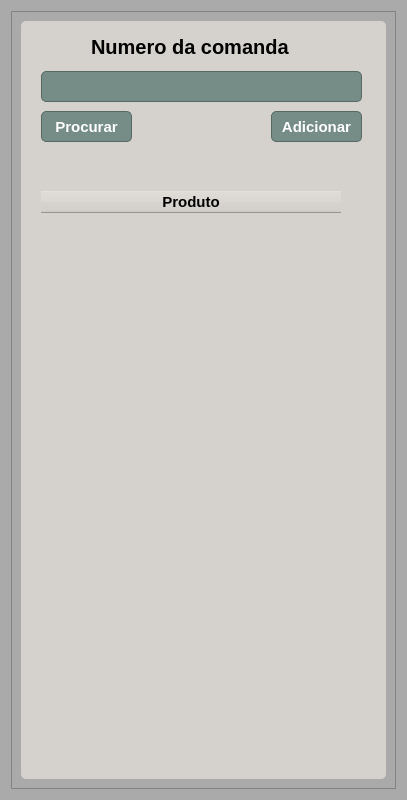
<?xml version="1.0" encoding="UTF-8"?>
<ui version="4.0">
 <class>Form</class>
 <widget class="QWidget" name="Form">
  <property name="geometry">
   <rect>
    <x>0</x>
    <y>0</y>
    <width>407</width>
    <height>800</height>
   </rect>
  </property>
  <property name="windowTitle">
   <string>Form</string>
  </property>
  <property name="styleSheet">
   <string notr="true">background-color: rgb(170, 170, 170);

</string>
  </property>
  <layout class="QHBoxLayout" name="horizontalLayout">
   <item>
    <widget class="QFrame" name="frame">
     <property name="frameShape">
      <enum>QFrame::StyledPanel</enum>
     </property>
     <property name="frameShadow">
      <enum>QFrame::Raised</enum>
     </property>
     <layout class="QHBoxLayout" name="horizontalLayout_2">
      <item>
       <widget class="QFrame" name="frame_2">
        <property name="styleSheet">
         <string notr="true">background-color: rgb(213, 209, 204);

border-radius:5px;
border:0px solid #566963;


</string>
        </property>
        <property name="frameShape">
         <enum>QFrame::StyledPanel</enum>
        </property>
        <property name="frameShadow">
         <enum>QFrame::Raised</enum>
        </property>
        <widget class="QLabel" name="label">
         <property name="geometry">
          <rect>
           <x>70</x>
           <y>10</y>
           <width>211</width>
           <height>31</height>
          </rect>
         </property>
         <property name="font">
          <font>
           <pointsize>15</pointsize>
           <weight>75</weight>
           <bold>true</bold>
          </font>
         </property>
         <property name="text">
          <string>Numero da comanda</string>
         </property>
        </widget>
        <widget class="QLineEdit" name="lineEdit">
         <property name="geometry">
          <rect>
           <x>20</x>
           <y>50</y>
           <width>321</width>
           <height>31</height>
          </rect>
         </property>
         <property name="font">
          <font>
           <family>Arial</family>
           <pointsize>-1</pointsize>
           <weight>75</weight>
           <bold>true</bold>
           <underline>false</underline>
           <strikeout>false</strikeout>
          </font>
         </property>
         <property name="styleSheet">
          <string notr="true">
QLineEdit{
	background-color: rgb(126, 126, 126);

	box-shadow:inset 0px 1px 3px 0px #91b8b3;
	background:linear-gradient(to bottom, #768d87 5%, #6c7c7c 100%);
	background-color:#768d87;
	border-radius:5px;
	border:1px solid #566963;
	display:inline-block;
	cursor:pointer;
	color:#ffffff;
	font-family:Arial;
	font-size:15px;
	font-weight:bold;
	padding:1px 3px;
	text-decoration:none;
	text-shadow:0px -1px 0px #2b665e;
}

QLineEdit:hover {
	background:linear-gradient(to bottom, #6c7c7c 5%, #768d87 100%);
	background-color:#6c7c7c;
}</string>
         </property>
        </widget>
        <widget class="QPushButton" name="pushButton">
         <property name="geometry">
          <rect>
           <x>20</x>
           <y>90</y>
           <width>91</width>
           <height>31</height>
          </rect>
         </property>
         <property name="styleSheet">
          <string notr="true">QPushButton {
	box-shadow:inset 0px 1px 3px 0px #91b8b3;
	background:linear-gradient(to bottom, #768d87 5%, #6c7c7c 100%);
	background-color:#768d87;
	border-radius:5px;
	border:1px solid #566963;
	display:inline-block;
	cursor:pointer;
	color:#ffffff;
	font-family:Arial;
	font-size:15px;
	font-weight:bold;
	padding:8px 8px;
	text-decoration:none;
	text-shadow:0px -1px 0px #2b665e;
}
QPushButton:hover {
	background:linear-gradient(to bottom, #6c7c7c 5%, #768d87 100%);
	background-color:#6c7c7c;
}
QPushButton:active {
	position:relative;
	top:1px;
}
</string>
         </property>
         <property name="text">
          <string>Procurar</string>
         </property>
        </widget>
        <widget class="QPushButton" name="pushButton_5">
         <property name="geometry">
          <rect>
           <x>250</x>
           <y>90</y>
           <width>91</width>
           <height>31</height>
          </rect>
         </property>
         <property name="styleSheet">
          <string notr="true">QPushButton {
	box-shadow:inset 0px 1px 3px 0px #91b8b3;
	background:linear-gradient(to bottom, #768d87 5%, #6c7c7c 100%);
	background-color:#768d87;
	border-radius:5px;
	border:1px solid #566963;
	display:inline-block;
	cursor:pointer;
	color:#ffffff;
	font-family:Arial;
	font-size:15px;
	font-weight:bold;
	padding:8px 8px;
	text-decoration:none;
	text-shadow:0px -1px 0px #2b665e;
}
QPushButton:hover {
	background:linear-gradient(to bottom, #6c7c7c 5%, #768d87 100%);
	background-color:#6c7c7c;
}
QPushButton:active {
	position:relative;
	top:1px;
}
</string>
         </property>
         <property name="text">
          <string>Adicionar</string>
         </property>
        </widget>
        <widget class="QLabel" name="label_11">
         <property name="geometry">
          <rect>
           <x>20</x>
           <y>130</y>
           <width>301</width>
           <height>21</height>
          </rect>
         </property>
         <property name="font">
          <font>
           <pointsize>13</pointsize>
           <weight>50</weight>
           <bold>false</bold>
          </font>
         </property>
         <property name="styleSheet">
          <string notr="true">color: rgb(255, 0, 0);</string>
         </property>
         <property name="text">
          <string/>
         </property>
        </widget>
        <widget class="QTableWidget" name="tableWidget_2">
         <property name="geometry">
          <rect>
           <x>20</x>
           <y>170</y>
           <width>321</width>
           <height>571</height>
          </rect>
         </property>
         <property name="font">
          <font>
           <pointsize>11</pointsize>
          </font>
         </property>
         <property name="styleSheet">
          <string notr="true">background-color: rgb(213, 209, 204);
border-radius:5px;
border:0px solid #566963;
</string>
         </property>
         <property name="autoScrollMargin">
          <number>16</number>
         </property>
         <attribute name="horizontalHeaderMinimumSectionSize">
          <number>39</number>
         </attribute>
         <attribute name="horizontalHeaderDefaultSectionSize">
          <number>300</number>
         </attribute>
         <column>
          <property name="text">
           <string>Produto</string>
          </property>
          <property name="font">
           <font>
            <pointsize>11</pointsize>
            <weight>75</weight>
            <bold>true</bold>
           </font>
          </property>
          <property name="textAlignment">
           <set>AlignCenter</set>
          </property>
          <property name="background">
           <color>
            <red>255</red>
            <green>255</green>
            <blue>255</blue>
           </color>
          </property>
          <property name="foreground">
           <brush brushstyle="NoBrush">
            <color alpha="255">
             <red>0</red>
             <green>25</green>
             <blue>0</blue>
            </color>
           </brush>
          </property>
         </column>
        </widget>
       </widget>
      </item>
     </layout>
    </widget>
   </item>
  </layout>
 </widget>
 <tabstops>
  <tabstop>lineEdit</tabstop>
  <tabstop>pushButton</tabstop>
 </tabstops>
 <resources/>
 <connections>
  <connection>
   <sender>lineEdit</sender>
   <signal>returnPressed()</signal>
   <receiver>pushButton</receiver>
   <slot>click()</slot>
   <hints>
    <hint type="sourcelabel">
     <x>165</x>
     <y>89</y>
    </hint>
    <hint type="destinationlabel">
     <x>243</x>
     <y>92</y>
    </hint>
   </hints>
  </connection>
 </connections>
</ui>
